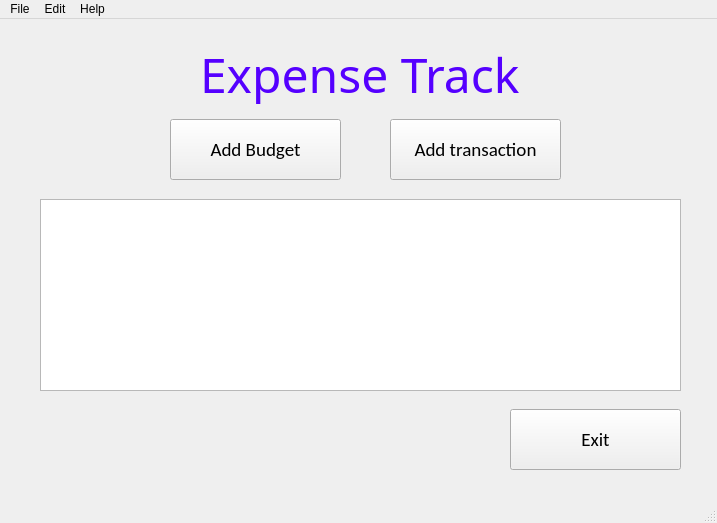
<?xml version="1.0" encoding="UTF-8"?>
<ui version="4.0">
 <class>MainScreen</class>
 <widget class="QMainWindow" name="MainScreen">
  <property name="geometry">
   <rect>
    <x>0</x>
    <y>0</y>
    <width>717</width>
    <height>523</height>
   </rect>
  </property>
  <property name="windowTitle">
   <string>MainWindow</string>
  </property>
  <widget class="QWidget" name="centralwidget">
   <widget class="QPushButton" name="btnAddBudget">
    <property name="geometry">
     <rect>
      <x>170</x>
      <y>100</y>
      <width>171</width>
      <height>61</height>
     </rect>
    </property>
    <property name="font">
     <font>
      <family>Calibri</family>
      <pointsize>14</pointsize>
     </font>
    </property>
    <property name="text">
     <string>Add Budget</string>
    </property>
   </widget>
   <widget class="QPushButton" name="btnAddTransaction">
    <property name="geometry">
     <rect>
      <x>390</x>
      <y>100</y>
      <width>171</width>
      <height>61</height>
     </rect>
    </property>
    <property name="font">
     <font>
      <family>Calibri</family>
      <pointsize>14</pointsize>
     </font>
    </property>
    <property name="text">
     <string>Add transaction</string>
    </property>
   </widget>
   <widget class="QTreeView" name="lstTransaction">
    <property name="geometry">
     <rect>
      <x>40</x>
      <y>180</y>
      <width>641</width>
      <height>192</height>
     </rect>
    </property>
    <property name="font">
     <font>
      <family>Calibri</family>
      <pointsize>12</pointsize>
     </font>
    </property>
   </widget>
   <widget class="QPushButton" name="btnExit">
    <property name="geometry">
     <rect>
      <x>510</x>
      <y>390</y>
      <width>171</width>
      <height>61</height>
     </rect>
    </property>
    <property name="font">
     <font>
      <family>Calibri</family>
      <pointsize>14</pointsize>
     </font>
    </property>
    <property name="text">
     <string>Exit</string>
    </property>
   </widget>
   <widget class="QLabel" name="lblExpenseTrack">
    <property name="enabled">
     <bool>true</bool>
    </property>
    <property name="geometry">
     <rect>
      <x>200</x>
      <y>20</y>
      <width>411</width>
      <height>71</height>
     </rect>
    </property>
    <property name="font">
     <font>
      <family>MV Boli</family>
      <pointsize>36</pointsize>
      <italic>false</italic>
      <bold>false</bold>
     </font>
    </property>
    <property name="styleSheet">
     <string notr="true">color:rgb(85, 0, 255);
font: 36pt &quot;MV Boli&quot;;</string>
    </property>
    <property name="text">
     <string>Expense Track</string>
    </property>
   </widget>
  </widget>
  <widget class="QMenuBar" name="menubar">
   <property name="geometry">
    <rect>
     <x>0</x>
     <y>0</y>
     <width>717</width>
     <height>33</height>
    </rect>
   </property>
   <widget class="QMenu" name="menuFile">
    <property name="title">
     <string>File</string>
    </property>
    <addaction name="actSave"/>
    <addaction name="actExit"/>
   </widget>
   <widget class="QMenu" name="menuEdit">
    <property name="title">
     <string>Edit</string>
    </property>
    <addaction name="actExport"/>
   </widget>
   <widget class="QMenu" name="menuHel">
    <property name="title">
     <string>Help</string>
    </property>
    <addaction name="actAbout"/>
    <addaction name="actGuide"/>
   </widget>
   <addaction name="menuFile"/>
   <addaction name="menuEdit"/>
   <addaction name="menuHel"/>
  </widget>
  <widget class="QStatusBar" name="statusbar"/>
  <action name="actSave">
   <property name="text">
    <string>Save</string>
   </property>
  </action>
  <action name="actExit">
   <property name="text">
    <string>Exit</string>
   </property>
  </action>
  <action name="actAbout">
   <property name="text">
    <string>About</string>
   </property>
  </action>
  <action name="actExport">
   <property name="text">
    <string>Export</string>
   </property>
  </action>
  <action name="actGuide">
   <property name="text">
    <string>Guide</string>
   </property>
  </action>
 </widget>
 <resources/>
 <connections/>
</ui>
